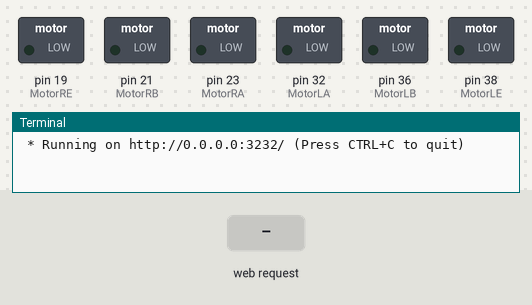
Bench run of a program on a simulated Raspberry Pi (header pin numbers). Parts: switched loads named in the program (green lamp = pin HIGH), the last lines printed to the terminal. Inputs (shaded band) come from the test bench. The clock reads 2024-03-15 10:24:30 at power-on unless the program sets it.

Above: at 1.7 s.
1.8 s: HTTP request for /motors_tank received with the fields lmp=50, rmp=50
At 3.0 s:
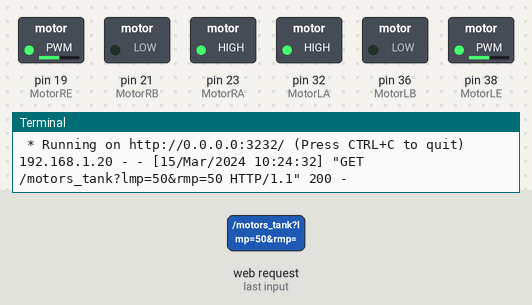
3.3 s: HTTP request for /motors_stop received
At 4.2 s:
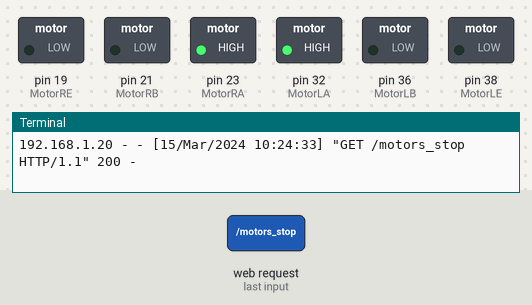
4.8 s: HTTP request for /motors_tank received with the fields lmp=90, rmp=90
At 5.3 s:
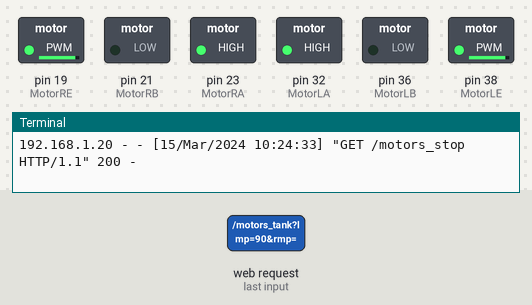
6.3 s: HTTP request for /motors_tank received with the fields lmp=0, rmp=0
At 7.6 s:
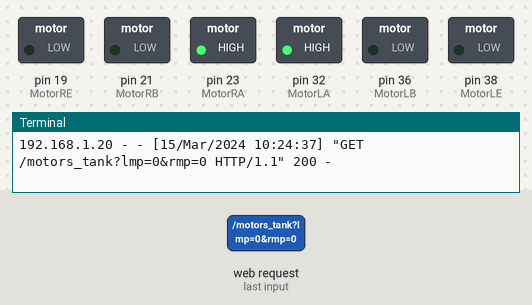
Timing chart, 0 to 8.8 s (numbered marks = the images above; inputs shaded):
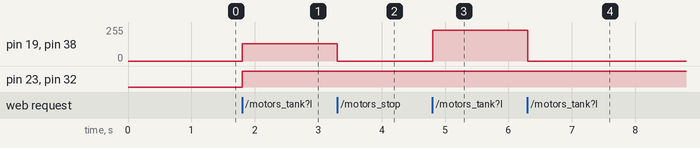

The program:

main.py
```python
from flask import Flask, render_template
from flask import request
import datetime
import RPi.GPIO as GPIO
import sys
import os
from threading import Thread
from time import sleep

app = Flask(__name__)
print = app.logger.info

MotorLA = 32
MotorLB = 36
MotorLE = 38

MotorRA = 23
MotorRB = 21
MotorRE = 19

pR = None
pL = None

def setup_motors():
  GPIO.cleanup()
  sleep(0.5)
  GPIO.setmode(GPIO.BOARD)
  GPIO.setup(MotorRA,GPIO.OUT)
  GPIO.setup(MotorRB,GPIO.OUT)
  GPIO.setup(MotorRE,GPIO.OUT)
  GPIO.setup(MotorLA,GPIO.OUT)
  GPIO.setup(MotorLB,GPIO.OUT)
  GPIO.setup(MotorLE,GPIO.OUT)
  global pR
  pR = GPIO.PWM(MotorRE, 50)
  global pL
  pL = GPIO.PWM(MotorLE, 50)

@app.route("/motors_tank")
def motors_tank():
  try:
    leftMotorPower = int(request.args.get('lmp'))
    rightMotorPower = int(request.args.get('rmp'))

    print("left: " + str(leftMotorPower) + " right: " + str(rightMotorPower))

    if rightMotorPower > 0:
      print(f'turning on {MotorRA}')
      GPIO.output(MotorRA,GPIO.HIGH)
      GPIO.output(MotorRB,GPIO.LOW)

    if rightMotorPower < 0:
      print(f'turning on {MotorRB}')
      GPIO.output(MotorRA,GPIO.LOW)
      GPIO.output(MotorRB,GPIO.HIGH)

    if leftMotorPower > 0:
      print(f'turning on {MotorLA}')
      GPIO.output(MotorLA,GPIO.HIGH)
      GPIO.output(MotorLB,GPIO.LOW)

    if leftMotorPower < 0:
      print(f'turning on {MotorLB}')
      GPIO.output(MotorLA,GPIO.LOW)
      GPIO.output(MotorLB,GPIO.HIGH)


    pR.start(abs(rightMotorPower))
    pL.start(abs(leftMotorPower))

    sleep(1)
    print('states:')
    print(f'left motor A ({MotorLA}): {GPIO.input(MotorLA)}')
    print(f'left motor B ({MotorLB}): {GPIO.input(MotorLB)}')
    print(f'right motor A ({MotorRA}): {GPIO.input(MotorRA)}')
    print(f'right motor B ({MotorRB}): {GPIO.input(MotorRB)}')
    print(f'Right PWM state ({ MotorRE }) is {GPIO.input(MotorRE)}')
    print(f'Left PWM state ({ MotorLE }) is {GPIO.input(MotorLE)}')

    return 'OK'

  except Exception as e:
    print(e)
    return "ERROR", status.HTTP_500_INTERNAL_SERVER_ERROR

@app.route("/motors_stop")
def motors_stop():
  try:
    print("Now stop")
    pR.stop()
    pL.stop()

    return 'OK'

  except Exception as e:
    print(e)
    return "ERROR", status.HTTP_500_INTERNAL_SERVER_ERROR

@app.route("/hard_reset")
def hard_reset():
  # suicide. hopefully the supervisor will restart me..
  os.system("killall -KILL python")

@app.route("/")
def hello():
  now = datetime.datetime.now()
  timeString = now.strftime("%Y-%m-%d %H:%M")
  templateData = {
    'title' : 'HELLO!',
    'time': timeString
  }
  setup_motors()
  return render_template('main.html', **templateData)

if __name__ == "__main__":
  setup_motors()
  app.run(host='0.0.0.0', port=3232)
```

Measured:
- after the input at 1.8 s, pin 19 (MotorRE), pin 38 (MotorLE): 0/255 → 128/255 at once; pin 23 (MotorRA), pin 32 (MotorLA): LOW → HIGH at once
- after the input at 3.3 s, pin 19 (MotorRE), pin 38 (MotorLE): 128/255 → 0/255 at once
- after the input at 4.8 s, pin 19 (MotorRE), pin 38 (MotorLE): 0/255 → 230/255 at once
- after the input at 6.3 s, pin 19 (MotorRE), pin 38 (MotorLE): 230/255 → 0/255 at once
